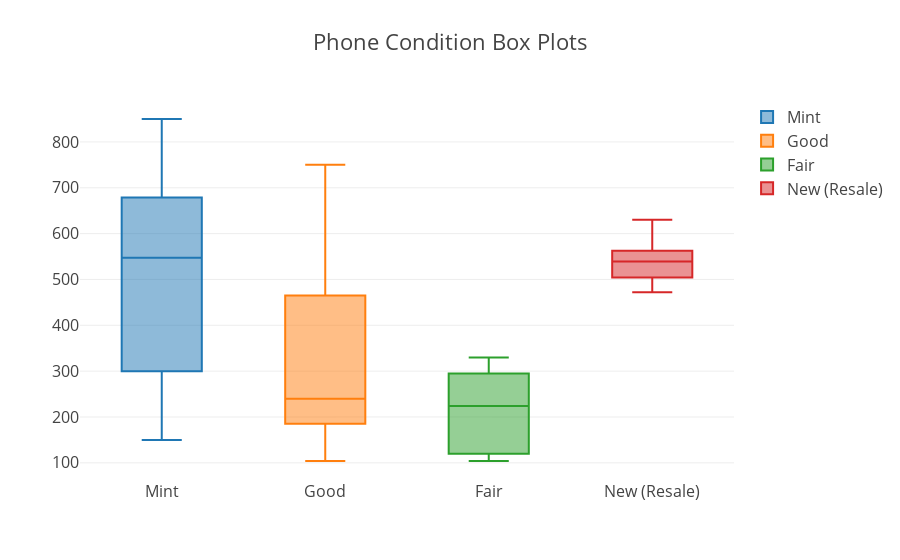

Notebook source saved alongside this figure:
### Code cell
data_box_condition = []
traces_condition, unique_conditions = generate_traces(iphone_df,'Condition')
i = 0
for trace in traces_condition:
    data_box_condition.append(go.Box( y= trace,name=unique_conditions[i]))
    i+=1
iplot({'data':data_box_condition, 'layout':{'title': 'Phone Condition Box Plots',
                          'font': dict(size=16)}}, filename='basic-bar')

### Figure 1 — Plotly figure (JSON) as saved in the notebook; plotly's stock layout.template omitted (floating-point values rounded to 4 significant figures)
{"data": [{"name": "Mint", "type": "box", "uid": "1987b72e-c6cd-11e8-b861-6a000073fc60", "y": [690, 675, 690, 735, 695, 765, 850, 749, 764, 700, 660, 679, 715, 680, 670, 210, 259, 210, 210, 189, 150, 640, 570, 545, 775, 620, 585, 530, 640, 550, 505, 500, 540, 450, 570, 580, 580, 490, 485, 399, 395, 310, 310, 300, 299, 249, 184, 175, 198, 189]}, {"name": "Good", "type": "box", "uid": "1987b86e-c6cd-11e8-a733-6a000073fc60", "y": [660, 750, 750, 750, 700, 140, 115, 185, 185, 149, 150, 119, 160, 145, 155, 165, 104, 535, 530, 600, 560, 490, 465, 465, 465, 515, 500, 479, 465, 384, 275, 252, 285, 170, 220, 270, 265, 260, 250, 265, 240, 230, 230, 255, 235, 399, 250, 190, 210, 210, 205, 185, 235, 223, 249, 155, 220, 255, 175, 190, 125, 220, 175]}, {"name": "Fair", "type": "box", "uid": "1987b918-c6cd-11e8-a5ec-6a000073fc60", "y": [120, 104, 330, 295, 230, 218]}, {"name": "New (Resale)", "type": "box", "uid": "1987b9ae-c6cd-11e8-a7a4-6a000073fc60", "y": [630, 515, 540, 472, 539]}], "layout": {"font": {"size": 16}, "title": "Phone Condition Box Plots"}}
